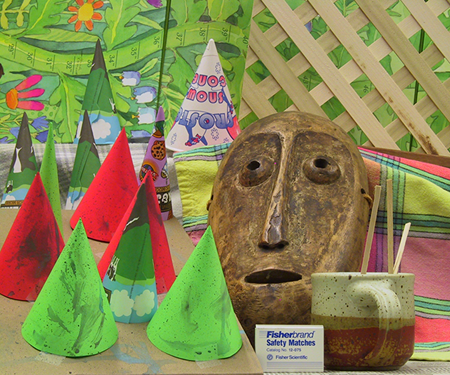
#> input picture img/imgL2.png, 450 x 375 px
$ python main.py
#> lines starting #> are read from the running program, lines starting #| are printed output that depends on the picture
### SAD.py
# -*- coding: utf-8 -*-
"""
Created on Fri Jun 10 14:33:48 2022

@author: Hochun
"""
import cv2
import numpy as np
import math
from tensorflow.keras.applications.vgg19 import VGG19
from tensorflow.keras.applications.resnet50 import ResNet50
from tensorflow.keras.applications.vgg19 import preprocess_input as vgg_preprocess
from tensorflow.keras.applications.resnet import preprocess_input as resnet_preprocess
from tensorflow.keras.models import Model

class sad(object):
    def __init__(self):
        self.img_L = np.zeros(())
        self.img_R = np.zeros(())
        self.disparity_depth = np.zeros(())
        self.disparity_depth_r = np.zeros(())

    # calculate pixel(x,y) corresponding value
    # w=(7*7) region or windows
    # [10 lines left out: function pixel_SAD_left, not called in this run]

    def read_img(self, path_L, path_R, maxd):

#> called with path_L = './img/imgL2.png', path_R = './img/imgR2.png', maxd = 60
        self.imgColorL = cv2.imread(path_L)
#> self.imgColorL is the input picture: shape (375, 450, 3); mean B, G, R 83.6, 133.3, 137.4
        self.imgColorR = cv2.imread(path_R)
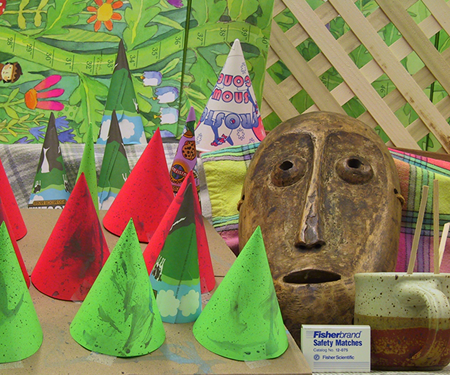
#> input picture img/imgR2.png, 450 x 375 px
#> self.imgColorR is the input picture: shape (375, 450, 3); mean B, G, R 82.3, 130.2, 132.6
        self.img_L = np.zeros((self.imgColorL.shape[0], self.imgColorL.shape[1]))
        self.img_R = np.zeros((self.imgColorL.shape[0], self.imgColorL.shape[1]))
        self.disparity_depth = np.zeros((maxd, self.imgColorL.shape[0], self.imgColorL.shape[1]))
        self.disparity_depth_r = np.zeros((maxd, self.imgColorL.shape[0], self.imgColorL.shape[1]))

        for i in range(self.imgColorL.shape[0]):
            for j in range(self.imgColorL.shape[1]):
                self.img_L[i][j] = (int(self.imgColorL[i][j][0]) + int(self.imgColorL[i][j][1]) + int(self.imgColorL[i][j][2])) / 3
                self.img_R[i][j] = (int(self.imgColorR[i][j][0]) + int(self.imgColorR[i][j][1]) + int(self.imgColorR[i][j][2])) / 3
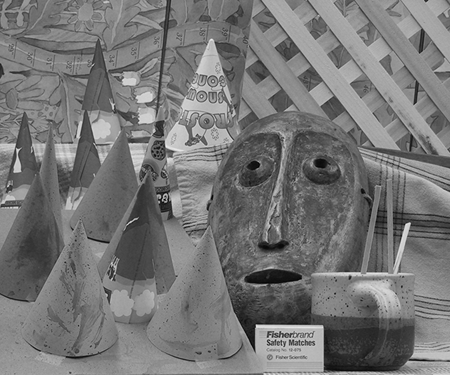
#> self.img_L: shape (375, 450) float64; min 0.333, max 240, mean 118.1
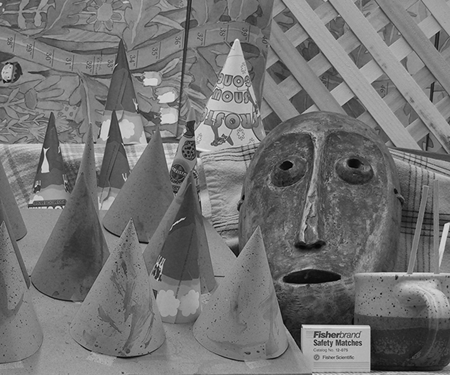
#> self.img_R: shape (375, 450) float64; min 0, max 231.3, mean 115.1
        return

    # [33 lines left out: functions calculate_cost_aggression_left, calculate_cost_aggression_left_bileteral, calculate_cost_aggression_right, pixel_SAD_right, not called in this run]

    def feature_extract(self, backbone='vgg'):
        """
        Construct CNN feature maps in multi-layer.
        Use pre-trained VGG19 or ResNet50
        """
        if backbone == 'vgg':
            cnn = VGG19(weights='imagenet', include_top=False, input_shape=self.imgColorL.shape)
        else:
            cnn = ResNet50(weights='imagenet', include_top=False, input_shape=self.imgColorL.shape)
        # print(vgg.summary())

        # List of extracted features
        self.featuresL = []
        self.featuresR = []

        # Preprocess the input images
        imgL = cv2.cvtColor(self.imgColorL, cv2.COLOR_BGR2RGB)
        imgR = cv2.cvtColor(self.imgColorR, cv2.COLOR_BGR2RGB)
        xL = np.expand_dims(imgL, axis=0)
        xR = np.expand_dims(imgR, axis=0)
        if backbone == 'vgg':
            xL = vgg_preprocess(xL)
            xR = vgg_preprocess(xR)
            layerName = ['block1_conv2', 'block2_conv2', 'block3_conv4' , 'block4_conv4', 'block5_conv4']
            self.layerW = [0.2, 0.2, 0.2, 0.2, 0.2]
        else:
            xL = resnet_preprocess(xL)
            xR = resnet_preprocess(xR)
            layerName = ['conv2_block3_out']#['conv2_block3_out', 'conv3_block4_out', 'conv4_block6_out', 'conv5_block3_out']
            self.layerW = [1.0, 0, 0, 0]

        # Extract features from these layers
        for l in range(len(layerName)):
            model = Model(inputs=cnn.input, outputs=cnn.get_layer(layerName[l]).output)
            featL = model.predict(xL)
            featR = model.predict(xR)
            featL = np.squeeze(featL, axis=0)
            featR = np.squeeze(featR, axis=0)
            if featL.shape[2] <= 512:
                featL = cv2.resize(featL, dsize=(imgL.shape[1], imgL.shape[0]), interpolation=cv2.INTER_CUBIC)
                featR = cv2.resize(featR, dsize=(imgR.shape[1], imgR.shape[0]), interpolation=cv2.INTER_CUBIC)
            else:
                fL = np.empty((imgL.shape[0], imgL.shape[1], featL.shape[2]))
                fR = np.empty((imgR.shape[0], imgR.shape[1], featR.shape[2]))
                for j in range(featL.shape[2]):
                    fL[:, :, j] = cv2.resize(featL[:, :, j], dsize=(imgL.shape[1], imgL.shape[0]))
                    fR[:, :, j] = cv2.resize(featR[:, :, j], dsize=(imgR.shape[1], imgR.shape[0]))
                featL = fL
                featR = fR
            # [4 lines of commented-out code are left out]
            self.featuresL.append(featL)
            self.featuresR.append(featR)

        return self.featuresL, self.featuresR

    # [5 lines left out: function read_featureMap_img, not called in this run]

### main.py
# -*- coding: utf-8 -*-
"""
Created on Fri Jun 10 15:20:29 2022

@author: Hochun
"""

from SAD import sad
import numpy as np
import cv2
import matplotlib.pyplot as plt

maxd = 60
sad = sad()

sad.read_img("./img/imgL2.png","./img/imgR2.png", maxd)
print(sad.img_L.shape)
#| (375, 450)

featuresL, featuresR = sad.feature_extract()
#> (the run stopped early here; a loop or call above may not have finished)
